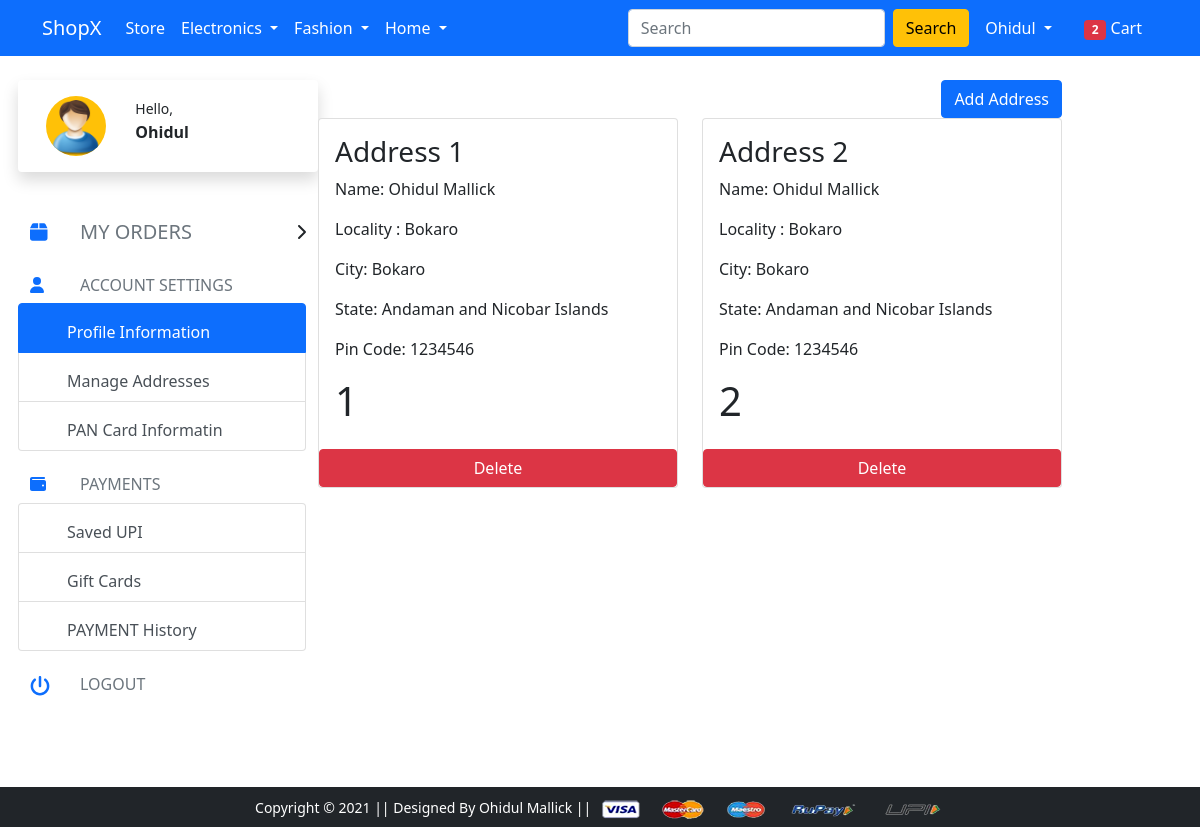
The app's page /address/ (signed in) with its own data.
### app/models.py (models this page shows, shortened)
class Customer(models.Model):
    user=models.ForeignKey(User,on_delete=models.CASCADE)
    name=models.CharField(max_length=150)
    mobile = models.IntegerField(blank=True,null=True,default= "01234567890")
    locality=models.CharField(max_length=50)
    city=models.CharField(max_length=50)
    zipcode=models.IntegerField()
    state=models.CharField(choices=STATE_CHOICES,max_length=50)
    objects=models.Manager()

### app/views.py (the view)
# urls.py: path('address/', views.address, name='address'),
@login_required()
def address(request):
    add=Customer.objects.filter(user=request.user)
    user=request.user
    cart_product=[p for p in Cart.objects.all() if p.user==user]
    length = len(cart_product)
    return render(request, 'app/address.html',{'name':user,'add':add,'active':'btn-primary','length':length})

### app/templates/app/address.html (shortened to what this page needs)
{% extends 'app/profile1.html' %}
{% load static %}
{% block cart %} {{length}} {% endblock %}
{% block profile %}
{% if add %}
    <div class="d-flex justify-content-end">
        <a href="/addAddress/"><button class="btn btn-primary ">Add Address</button></a>
    </div>
    <div class="row">
        {% for ad in add %}
        <div class="col-sm-6">
            <div class="card">
                <div class="card-body">
                    <h3>Address {{forloop.counter}}</h3>
                    <p>Name: {{ad.name}}</p>
                    <p>Locality : {{ad.locality}}</p>
                    <p>City: {{ad.city}}</p>
                    <p>State: {{ad.state}}</p>
                    <p>Pin Code: {{ad.zipcode}}</p>
                    <h1>{{ad.id}}</h1>
                </div>
                <button class="btn btn-danger" type="submit"><a style="text-decoration: none; color: white;" href="{% url 'delAddress' ad.id %}">Delete</a></button>
            </div>
        </div>
        {% endfor %}
    </div>
{% endif %}
{% endblock profile %}

### app/templates/app/profile1.html (shortened to what this page needs)
{% extends 'app/base.html' %}
{% load static %}
{% block main-content %}
<br>
<div class="container ps-0">
    <div class=" row">
        <div style="background-color: #fff;" class="col-3 pe-0">
            <div>
                <div class="row shadow p-3 mb-5 bg-white rounded">
                    <div class="col-4">
                        <img class="rounded-circle bg-warning pt-1" height="60px" width="60px"
                            src="{% static 'app/images/user.png' %}" alt="Customer Photo">
                    </div>
                    <div class="col-8">
                        <small>Hello,</small>
                        <div><strong>{{name|title}}</strong></div>
                    </div>
                </div>
            </div>
            <div style="background-color: #fff;">
                <div class="row">
                    <div class="col-2">
                        <h5><i class="fas fa-box text-primary"></i></h5>
                    </div>
                    <div class="col-10 d-flex position-relative justify-content-between">
                        <a style="text-decoration: none;" class="stretched-link" href="{% url 'orders' %}">
                            <h5 class="text-muted">MY ORDERS</h5>
                        </a>
                        <span><i class="fas fa-chevron-right"></i></span>
                    </div>
                </div>
            </div>
            <br>
            <div>
                <div class="row">
                    <div class="col-2">
                        <h6><i class="fas fa-user text-primary"></i></h6>
                    </div>
                    <div class="col-10 d-flex justify-content-between">
                            <h6 class="text-muted">ACCOUNT SETTINGS</h6>
                    </div>
                    <div class="list-group">
                            <a style="text-decoration: none;" class="ps-5 pt-3 list-group-item list-group-item-action active" href="/profile/" target="abcframe">Profile Information</a>
                            <a style="text-decoration: none;" class="ps-5 pt-3 list-group-item list-group-item-action" href="{% url 'address' %}">Manage Addresses</a>
                            <a style="text-decoration: none;" class="ps-5 pt-3 list-group-item list-group-item-action" href="">PAN Card Informatin</a>
                    </div>
                </div>
            </div>
            <br>
            <div>
                <div class="row">
                    <div class="col-2">
                        <h6><i class="fas fa-wallet text-primary"></i></h6>
                    </div>
                    <div class="col-10 d-flex justify-content-between">
                            <h6 class="text-muted">PAYMENTS</h6>
                    </div>
                    <div class="list-group">
                            <a style="text-decoration: none;" class="ps-5 pt-3 list-group-item list-group-item-action" href="">Saved UPI</a>
                            <a style="text-decoration: none;" class="ps-5 pt-3 list-group-item list-group-item-action" href="">Gift Cards</a>
                            <a style="text-decoration: none;" class="ps-5 pt-3 list-group-item list-group-item-action" href="">PAYMENT History</a>
                    </div>
                </div>
            </div>
            <br>
            <div>
                <div class="row">
                    <div class="col-2">
                        <h5><i class="fas fa-power-off text-primary"></i></h5>
                    </div>
                    <div class="col-10 d-flex position-relative justify-content-between">
                        <a style="text-decoration: none;" href="/logout/"><h6 class="stretched-link text-muted">LOGOUT</h6></a>
                    </div>
                </div>
            </div>
        </div>
        <div class="col-8">
            {% block profile %}
            {% endblock profile %}
        </div>
    </div>
</div>
<br>
<br>
<br>
<br>
<br>
{% endblock main-content %}

### app/templates/app/base.html (shortened to what this page needs)
<!doctype html>
{% load static %}
<html lang="en">
  <head>
    <link href="https://cdn.jsdelivr.net/npm/bootstrap@5.0.0-beta1/dist/css/bootstrap.min.css" rel="stylesheet">
    <link rel="stylesheet" href="{% static 'app/css/owl.carousel.min.css' %}">
    <link rel="stylesheet" href="{% static 'app/css/all.min.css' %}">
    <link rel="stylesheet" href="{% static 'app/css/style.css' %}">
  </head>
  <body>
    <nav class="navbar navbar-expand-lg navbar-dark bg-primary">
     <div class="container">
       <a class="navbar-brand" href="/">ShopX</a>
       <div class="collapse navbar-collapse" id="navbarSupportedContent">
         <ul class="navbar-nav me-auto mb-2 mb-lg-0">
           <li class="nav-item">
             <a class="nav-link active" aria-current="page" href="/">Store</a>
           </li>
           <li class="nav-item dropdown">
             <a class="nav-link dropdown-toggle text-white" href="#" id="electronicsDropdown" role="button" data-bs-toggle="dropdown" aria-expanded="false">
               Electronics
             </a>
           </li>
           <li class="nav-item dropdown">
             <a class="nav-link dropdown-toggle text-white" href="#" id="fashionDropdown" role="button" data-bs-toggle="dropdown" aria-expanded="false">
               Fashion
             </a>
           </li>
           <li class="nav-item dropdown">
             <a class="nav-link dropdown-toggle text-white" href="#" id="fashionDropdown" role="button" data-bs-toggle="dropdown" aria-expanded="false">
               Home
             </a>
           </li>
         </ul>
         <form class="d-flex" action="{% url 'search' %}" method="get">
           <input class="form-control me-2" name="keyword" type="search" placeholder="Search" aria-label="Search" Required>
           <button class="btn btn-warning" type="submit">Search</button>
         </form>
         <div>
          <ul class="navbar-nav me-auto mb-2 mb-lg-0">
          {% if user.is_authenticated %}
           <li class="nav-item dropdown mx-2">
              <a class="nav-link dropdown-toggle text-white" href="#" id="profileDropdown" role="button" data-bs-toggle="dropdown" aria-expanded="false">
                {{request.user.username|title}}
              </a>
            </li>
            <li class="nav-item mx-2">
             <a href="{% url 'showcart' %}" class="nav-link text-white"><span class="badge bg-danger">{% block cart %} {% endblock %}</span> Cart </a>
            </li>
            {% endif %}
          </ul>
         </div>
       </div>
     </div>
    </nav>
    {% block main-content %} {% endblock main-content %}
    <footer style="min-height: 70vh max-height : 100vh" class="container-fluid bg-dark text-center p-2 mt-5 fixed-bottom">
        <small class="text-white">Copyright &copy; 2021 || Designed By Ohidul Mallick || </small>
        <img src="{% static 'app/images/payment.png' %}" alt="" srcset="" class="img-fluid" height="2px">
    </footer>
  </body>
</html>

### records on screen
Customer: name "Ohidul Mallick", locality "Bokaro", city "Bokaro", state "Andaman and Nicobar Islands", zipcode "1234546", id "1"
Customer: name "Ohidul Mallick", locality "Bokaro", city "Bokaro", state "Andaman and Nicobar Islands", zipcode "1234546", id "2"

### other values on screen
{{ request.user.username|title }} "Ohidul"
{{ length }} "2"
{{ name|title }} "Ohidul"
